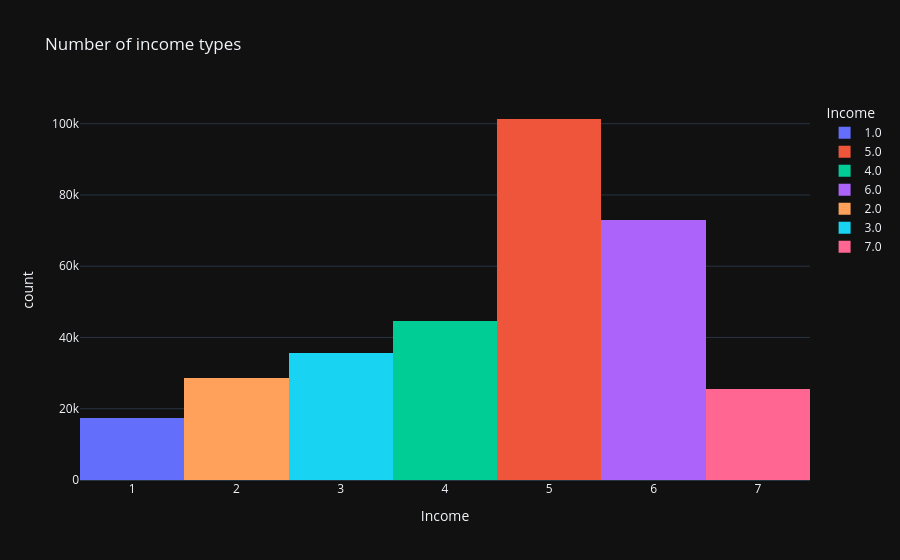

The cell this chart's notebook holds for it:
### Code cell
income_graph = px.histogram(df_explore, x='Income', color='Income', title='Number of income types', template='plotly_dark')
income_graph.show()

### Figure 1 — Plotly figure (JSON) as saved in the notebook; plotly's stock layout.template omitted (floating-point values rounded to 4 significant figures; data arrays with more than 128 entries replaced by an {"elided": "..."} marker saying what was removed)
{"data": [{"bingroup": "x", "hovertemplate": "Income=%{x}<br>count=%{y}<extra></extra>", "legendgroup": "1.0", "marker": {"color": "#636efa", "pattern": {"shape": ""}}, "name": "1.0", "orientation": "v", "showlegend": true, "type": "histogram", "x": {"elided": "17421 float values"}, "xaxis": "x", "yaxis": "y"}, {"bingroup": "x", "hovertemplate": "Income=%{x}<br>count=%{y}<extra></extra>", "legendgroup": "5.0", "marker": {"color": "#EF553B", "pattern": {"shape": ""}}, "name": "5.0", "orientation": "v", "showlegend": true, "type": "histogram", "x": {"elided": "101322 float values"}, "xaxis": "x", "yaxis": "y"}, {"bingroup": "x", "hovertemplate": "Income=%{x}<br>count=%{y}<extra></extra>", "legendgroup": "4.0", "marker": {"color": "#00cc96", "pattern": {"shape": ""}}, "name": "4.0", "orientation": "v", "showlegend": true, "type": "histogram", "x": {"elided": "44541 float values"}, "xaxis": "x", "yaxis": "y"}, {"bingroup": "x", "hovertemplate": "Income=%{x}<br>count=%{y}<extra></extra>", "legendgroup": "6.0", "marker": {"color": "#ab63fa", "pattern": {"shape": ""}}, "name": "6.0", "orientation": "v", "showlegend": true, "type": "histogram", "x": {"elided": "73087 float values"}, "xaxis": "x", "yaxis": "y"}, {"bingroup": "x", "hovertemplate": "Income=%{x}<br>count=%{y}<extra></extra>", "legendgroup": "2.0", "marker": {"color": "#FFA15A", "pattern": {"shape": ""}}, "name": "2.0", "orientation": "v", "showlegend": true, "type": "histogram", "x": {"elided": "28573 float values"}, "xaxis": "x", "yaxis": "y"}, {"bingroup": "x", "hovertemplate": "Income=%{x}<br>count=%{y}<extra></extra>", "legendgroup": "3.0", "marker": {"color": "#19d3f3", "pattern": {"shape": ""}}, "name": "3.0", "orientation": "v", "showlegend": true, "type": "histogram", "x": {"elided": "35719 float values"}, "xaxis": "x", "yaxis": "y"}, {"bingroup": "x", "hovertemplate": "Income=%{x}<br>count=%{y}<extra></extra>", "legendgroup": "7.0", "marker": {"color": "#FF6692", "pattern": {"shape": ""}}, "name": "7.0", "orientation": "v", "showlegend": true, "type": "histogram", "x": {"elided": "25603 float values"}, "xaxis": "x", "yaxis": "y"}], "layout": {"barmode": "relative", "legend": {"title": {"text": "Income"}, "tracegroupgap": 0}, "title": {"text": "Number of income types"}, "xaxis": {"anchor": "y", "categoryarray": [1, 5, 4, 6, 2, 3, 7], "categoryorder": "array", "domain": [0, 1], "title": {"text": "Income"}}, "yaxis": {"anchor": "x", "domain": [0, 1], "title": {"text": "count"}}}}
